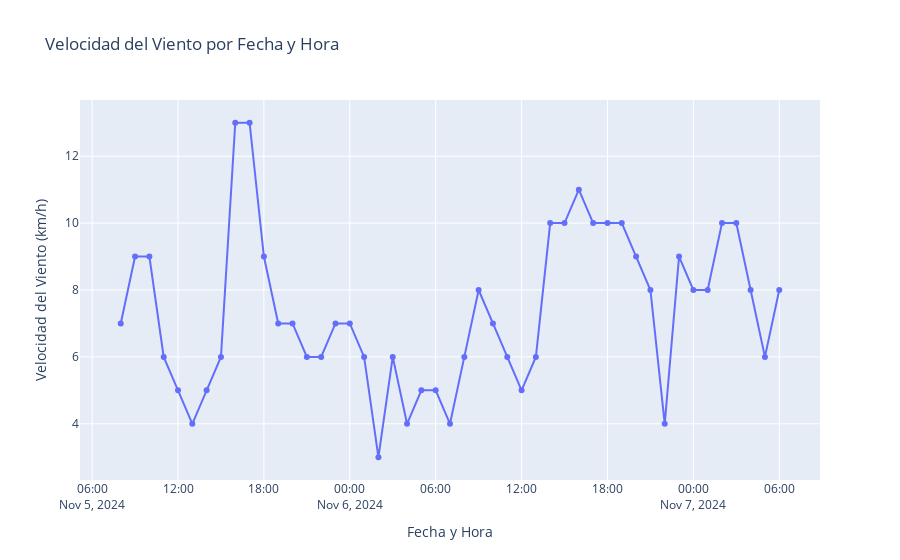

Notebook code for this chart:
### Code cell
plot_wind_data(data)

### Figure 1 — Plotly figure (JSON) as saved in the notebook; plotly's stock layout.template omitted (floating-point values rounded to 4 significant figures)
{"data": [{"hovertemplate": "fecha_hora=%{x}<br>Velocidad del Viento (km/h)=%{y}<extra></extra>", "legendgroup": "", "line": {"color": "#636efa", "dash": "solid"}, "marker": {"symbol": "circle"}, "mode": "lines+markers", "name": "", "orientation": "v", "showlegend": false, "type": "scatter", "x": ["2024-11-05T08:00:00", "2024-11-05T09:00:00", "2024-11-05T10:00:00", "2024-11-05T11:00:00", "2024-11-05T12:00:00", "2024-11-05T13:00:00", "2024-11-05T14:00:00", "2024-11-05T15:00:00", "2024-11-05T16:00:00", "2024-11-05T17:00:00", "2024-11-05T18:00:00", "2024-11-05T19:00:00", "2024-11-05T20:00:00", "2024-11-05T21:00:00", "2024-11-05T22:00:00", "2024-11-05T23:00:00", "2024-11-06T00:00:00", "2024-11-06T01:00:00", "2024-11-06T02:00:00", "2024-11-06T03:00:00", "2024-11-06T04:00:00", "2024-11-06T05:00:00", "2024-11-06T06:00:00", "2024-11-06T07:00:00", "2024-11-06T08:00:00", "2024-11-06T09:00:00", "2024-11-06T10:00:00", "2024-11-06T11:00:00", "2024-11-06T12:00:00", "2024-11-06T13:00:00", "2024-11-06T14:00:00", "2024-11-06T15:00:00", "2024-11-06T16:00:00", "2024-11-06T17:00:00", "2024-11-06T18:00:00", "2024-11-06T19:00:00", "2024-11-06T20:00:00", "2024-11-06T21:00:00", "2024-11-06T22:00:00", "2024-11-06T23:00:00", "2024-11-07T00:00:00", "2024-11-07T01:00:00", "2024-11-07T02:00:00", "2024-11-07T03:00:00", "2024-11-07T04:00:00", "2024-11-07T05:00:00", "2024-11-07T06:00:00"], "xaxis": "x", "y": [7, 9, 9, 6, 5, 4, 5, 6, 13, 13, 9, 7, 7, 6, 6, 7, 7, 6, 3, 6, 4, 5, 5, 4, 6, 8, 7, 6, 5, 6, 10, 10, 11, 10, 10, 10, 9, 8, 4, 9, 8, 8, 10, 10, 8, 6, 8], "yaxis": "y"}], "layout": {"legend": {"tracegroupgap": 0}, "title": {"text": "Velocidad del Viento por Fecha y Hora"}, "xaxis": {"anchor": "y", "domain": [0, 1], "title": {"text": "Fecha y Hora"}}, "yaxis": {"anchor": "x", "domain": [0, 1], "title": {"text": "Velocidad del Viento (km/h)"}}}}
